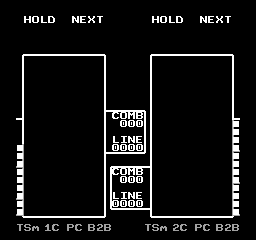

A 2D game scene composited from a Tiled map and its tileset images. What follows is a short description and the map's XML, with every tile layer's data as written:
An orthogonal 32x30 tile map with 8x8 px tiles, 1 tile layer (Tile Layer 1), 3 tilesets.

<map version="1.10" tiledversion="1.12.2" orientation="orthogonal" renderorder="right-down" width="32" height="30" tilewidth="8" tileheight="8" infinite="0" nextlayerid="2" nextobjectid="1">
 <tileset firstgid="1" source="tiles.tsx" />
 <tileset firstgid="257" source="tiles2.tsx" />
 <tileset firstgid="513" source="tiles3.tsx" />
 <layer id="1" name="Tile Layer 1" width="32" height="30">
  <data encoding="csv">
33,33,33,33,33,33,33,33,33,33,33,33,33,33,33,33,33,33,33,33,33,33,33,33,33,33,33,33,33,33,33,33,
33,33,33,33,33,33,33,33,33,33,33,33,33,33,33,33,33,33,33,33,33,33,33,33,33,33,33,33,33,33,33,33,
33,33,33,73,80,77,69,33,33,79,70,89,85,33,33,33,33,33,33,73,80,77,69,33,33,79,70,89,85,33,33,33,
33,33,33,33,33,33,33,33,33,33,33,33,33,33,33,33,33,33,33,33,33,33,33,33,33,33,33,33,33,33,33,33,
33,33,33,1,1,1,1,33,33,1,1,1,1,33,33,33,33,33,33,1,1,1,1,33,33,1,1,1,1,33,33,33,
33,33,33,1,1,1,1,33,33,1,1,1,1,33,33,33,33,33,33,1,1,1,1,33,33,1,1,1,1,33,33,33,
33,33,268,263,263,263,263,263,263,263,263,263,263,267,33,33,33,33,268,263,263,263,263,263,263,263,263,263,263,267,33,33,
33,33,264,1,1,1,1,1,1,1,1,1,1,262,33,33,33,33,264,1,1,1,1,1,1,1,1,1,1,262,33,33,
33,33,264,1,1,1,1,1,1,1,1,1,1,262,33,33,33,33,264,1,1,1,1,1,1,1,1,1,1,262,33,33,
33,33,264,1,1,1,1,1,1,1,1,1,1,262,33,33,33,33,264,1,1,1,1,1,1,1,1,1,1,262,33,33,
33,33,264,1,1,1,1,1,1,1,1,1,1,262,33,33,33,33,264,1,1,1,1,1,1,1,1,1,1,262,33,33,
33,33,264,1,1,1,1,1,1,1,1,1,1,262,33,33,33,33,264,1,1,1,1,1,1,1,1,1,1,262,33,33,
33,33,264,1,1,1,1,1,1,1,1,1,1,262,33,33,33,33,264,1,1,1,1,1,1,1,1,1,1,262,33,33,
33,33,264,1,1,1,1,1,1,1,1,1,1,261,263,263,263,263,283,1,1,1,1,1,1,1,1,1,1,262,33,33,
33,33,260,1,1,1,1,1,1,1,1,1,1,262,68,80,78,67,286,1,1,1,1,1,1,1,1,1,1,261,33,33,
33,33,264,1,1,1,1,1,1,1,1,1,1,262,33,49,49,49,286,1,1,1,1,1,1,1,1,1,1,757,33,33,
33,33,264,1,1,1,1,1,1,1,1,1,1,262,33,33,33,33,286,1,1,1,1,1,1,1,1,1,1,757,33,33,
33,33,264,1,1,1,1,1,1,1,1,1,1,262,77,74,79,70,286,1,1,1,1,1,1,1,1,1,1,757,33,33,
33,33,753,1,1,1,1,1,1,1,1,1,1,262,49,49,49,49,286,1,1,1,1,1,1,1,1,1,1,759,33,33,
33,33,753,1,1,1,1,1,1,1,1,1,1,258,265,265,265,265,282,1,1,1,1,1,1,1,1,1,1,757,33,33,
33,33,755,1,1,1,1,1,1,1,1,1,1,284,263,263,263,263,260,1,1,1,1,1,1,1,1,1,1,757,33,33,
33,33,753,1,1,1,1,1,1,1,1,1,1,286,68,80,78,67,264,1,1,1,1,1,1,1,1,1,1,757,33,33,
33,33,753,1,1,1,1,1,1,1,1,1,1,286,33,49,49,49,264,1,1,1,1,1,1,1,1,1,1,759,33,33,
33,33,753,1,1,1,1,1,1,1,1,1,1,286,33,33,33,33,264,1,1,1,1,1,1,1,1,1,1,757,33,33,
33,33,755,1,1,1,1,1,1,1,1,1,1,286,77,74,79,70,264,1,1,1,1,1,1,1,1,1,1,757,33,33,
33,33,753,1,1,1,1,1,1,1,1,1,1,286,49,49,49,49,264,1,1,1,1,1,1,1,1,1,1,757,33,33,
33,33,755,1,1,1,1,1,1,1,1,1,1,285,265,265,265,265,259,1,1,1,1,1,1,1,1,1,1,759,33,33,
33,33,269,265,265,265,265,265,265,265,265,265,265,266,33,33,33,33,269,265,265,265,265,265,265,265,265,265,265,266,33,33,
33,33,728,729,730,731,732,733,747,748,749,744,745,746,33,33,33,33,597,596,622,734,735,736,747,748,749,744,745,746,33,33,
33,33,33,33,33,33,33,33,33,33,33,33,33,33,33,33,33,33,33,33,33,33,33,33,33,33,33,33,33,33,33,33
</data>
 </layer>
</map>
